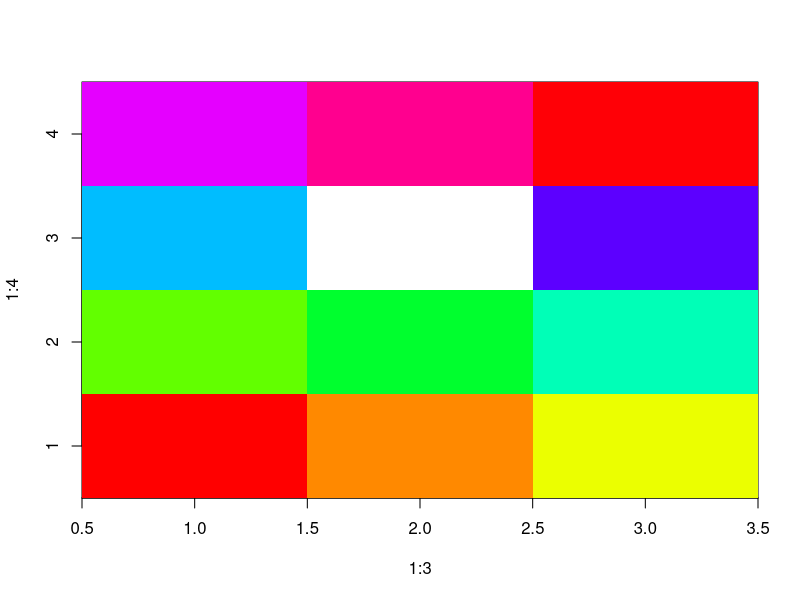
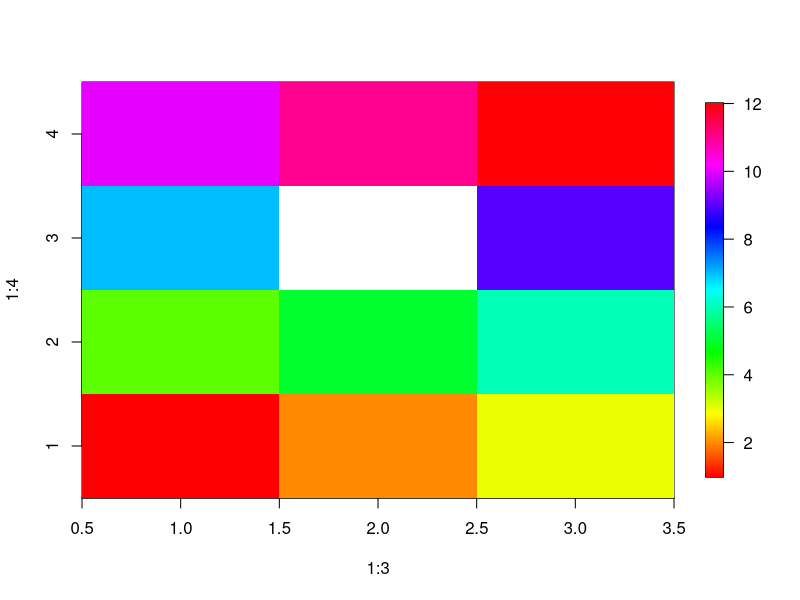

Write R code to recreate these figures, in order.
## ---- chunk 1
look<- matrix( 1:12, ncol=4, nrow=3)
look
## ---- chunk 2
dim( look)
t( look)
## ---- chunk 3
look<- cbind( c( 1:3), c(4:6), c(7:9), c(10:12))
## ---- chunk 4
look2<- data.frame( look)
## ---- chunk 5
look3<- cbind( animals= c("cat", "dog", "lion"), oldData= look2)
print( look3)
 cbind( c("cat", "dog", "lion"), look)
## ---- chunk 6
look[2,3] <- NA
look
look2<- is.na( look)
look2

 look==4 

## ---- chunk 7
apply( look, 1, "max")

apply( look, 2, "max")

## ---- chunk 8
image(1:3, 1:4, look, col=rainbow(256))
## ---- chunk 9
library(fields)
image.plot(1:3, 1:4, look, col=rainbow(256))
